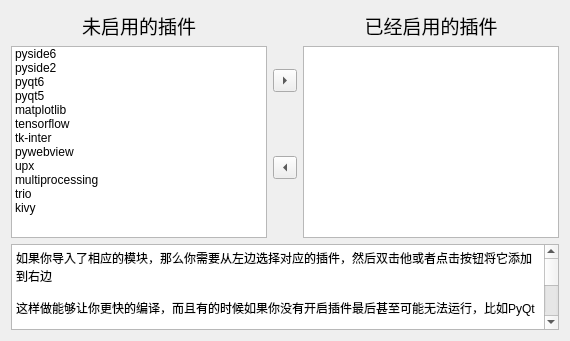
      <widget class="QWidget" name="tab_3">
       <attribute name="title">
        <string>开启插件</string>
       </attribute>
       <layout class="QVBoxLayout" name="verticalLayout_8">
        <item>
         <layout class="QHBoxLayout" name="horizontalLayout_5">
          <item>
           <layout class="QVBoxLayout" name="verticalLayout_5">
            <item>
             <widget class="QLabel" name="label">
              <property name="font">
               <font>
                <pointsize>14</pointsize>
               </font>
              </property>
              <property name="text">
               <string>未启用的插件</string>
              </property>
              <property name="alignment">
               <set>Qt::AlignCenter</set>
              </property>
             </widget>
            </item>
            <item>
             <widget class="QListWidget" name="listUnselect">
              <property name="toolTip">
               <string>这里是没有被启用的插件，你也可以上官网自己看有哪些其他的插件</string>
              </property>
              <property name="statusTip">
               <string>这里是没有被启用的插件，你也可以上官网自己看有哪些其他的插件</string>
              </property>
              <property name="whatsThis">
               <string>这里是没有被启用的插件，你也可以上官网自己看有哪些其他的插件</string>
              </property>
              <item>
               <property name="text">
                <string>pyside6</string>
               </property>
              </item>
              <item>
               <property name="text">
                <string>pyside2</string>
               </property>
              </item>
              <item>
               <property name="text">
                <string>pyqt6</string>
               </property>
              </item>
              <item>
               <property name="text">
                <string>pyqt5</string>
               </property>
              </item>
              <item>
               <property name="text">
                <string>matplotlib</string>
               </property>
              </item>
              <item>
               <property name="text">
                <string>tensorflow</string>
               </property>
              </item>
              <item>
               <property name="text">
                <string>tk-inter</string>
               </property>
              </item>
              <item>
               <property name="text">
                <string>pywebview</string>
               </property>
              </item>
              <item>
               <property name="text">
                <string>upx</string>
               </property>
              </item>
              <item>
               <property name="text">
                <string>multiprocessing</string>
               </property>
              </item>
              <item>
               <property name="text">
                <string>trio</string>
               </property>
              </item>
              <item>
               <property name="text">
                <string>kivy</string>
               </property>
              </item>
             </widget>
            </item>
           </layout>
          </item>
          <item>
           <layout class="QVBoxLayout" name="verticalLayout_6">
            <item>
             <widget class="QToolButton" name="BTNAddPlugin">
              <property name="toolTip">
               <string>点击这里移动插件</string>
              </property>
              <property name="statusTip">
               <string>点击这里移动插件</string>
              </property>
              <property name="whatsThis">
               <string>点击这里移动插件</string>
              </property>
              <property name="text">
               <string>...</string>
              </property>
              <property name="arrowType">
               <enum>Qt::RightArrow</enum>
              </property>
             </widget>
            </item>
            <item>
             <widget class="QToolButton" name="BTNRemovePlugin">
              <property name="toolTip">
               <string>点击这里移动插件</string>
              </property>
              <property name="statusTip">
               <string>点击这里移动插件</string>
              </property>
              <property name="whatsThis">
               <string>点击这里移动插件</string>
              </property>
              <property name="text">
               <string>...</string>
              </property>
              <property name="arrowType">
               <enum>Qt::LeftArrow</enum>
              </property>
             </widget>
            </item>
           </layout>
          </item>
          <item>
           <layout class="QVBoxLayout" name="verticalLayout_7">
            <item>
             <widget class="QLabel" name="label_2">
              <property name="font">
               <font>
                <pointsize>14</pointsize>
               </font>
              </property>
              <property name="text">
               <string>已经启用的插件</string>
              </property>
              <property name="alignment">
               <set>Qt::AlignCenter</set>
              </property>
             </widget>
            </item>
            <item>
             <widget class="QListWidget" name="listSelect">
              <property name="toolTip">
               <string>这里是已经启用的插件</string>
              </property>
              <property name="statusTip">
               <string>这里是已经启用的插件</string>
              </property>
              <property name="whatsThis">
               <string>这里是已经启用的插件</string>
              </property>
             </widget>
            </item>
           </layout>
          </item>
         </layout>
        </item>
        <item>
         <widget class="QPlainTextEdit" name="plainTextEdit">
          <property name="maximumSize">
           <size>
            <width>10000</width>
            <height>86</height>
           </size>
          </property>
          <property name="toolTip">
           <string>这里是一些说明</string>
          </property>
          <property name="statusTip">
           <string>这里是一些说明</string>
          </property>
          <property name="whatsThis">
           <string>这里是一些说明</string>
          </property>
          <property name="verticalScrollBarPolicy">
           <enum>Qt::ScrollBarAlwaysOn</enum>
          </property>
          <property name="readOnly">
           <bool>true</bool>
          </property>
          <property name="plainText">
           <string>如果你导入了相应的模块，那么你需要从左边选择对应的插件，然后双击他或者点击按钮将它添加到右边

这样做能够让你更快的编译，而且有的时候如果你没有开启插件最后甚至可能无法运行，比如PyQt

--anti-bloat 命令选项用于减小打包后的可执行文件的大小。Nuitka 会尝试移除一些不必要的代码和数据,有报错可能

--upx 可以在减小包的大小的同时不报错，但是会增加打包时间</string>
          </property>
         </widget>
        </item>
       </layout>
      </widget>
